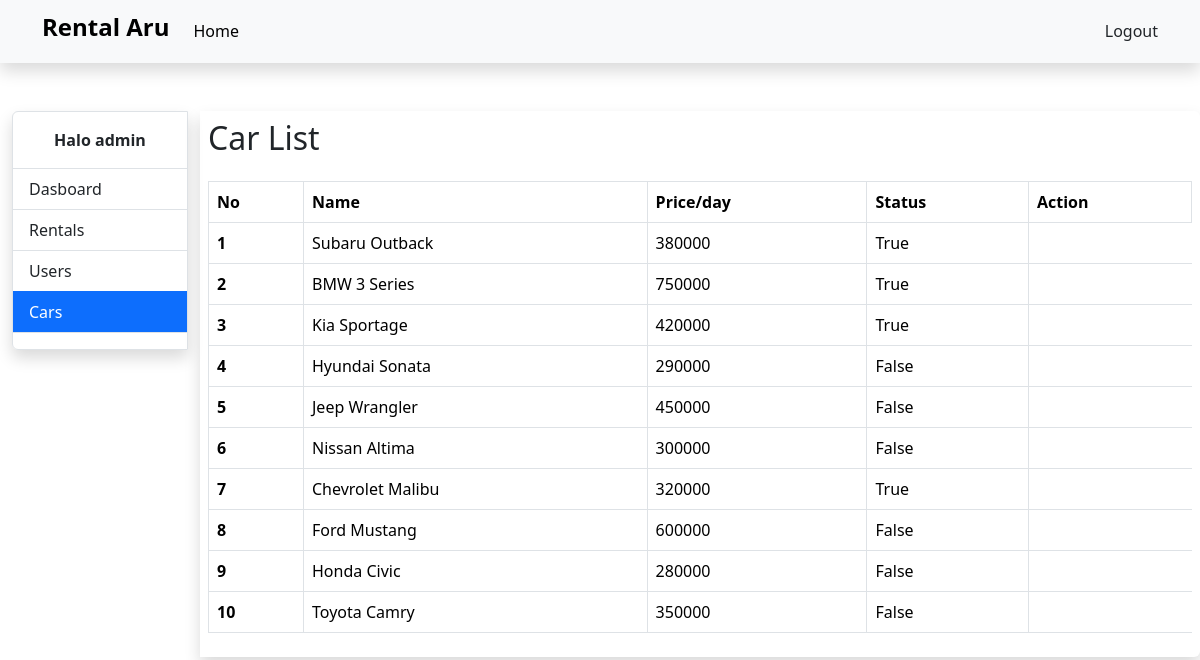
The app's page /cars-page/ (signed in) with its own data.
### base/models.py (models this page shows, shortened)
class Car(models.Model):
    TRANSMISSION_CHOICES = [
        ('automatic', 'Automatic'),
        ('manual', 'Manual'),
    ]
    name = models.CharField(max_length=255)
    car_type = models.CharField(max_length=50)
    price = models.IntegerField(null=True)
    color = models.CharField(max_length=50)
    transmission = models.CharField(max_length=10, choices=TRANSMISSION_CHOICES)
    license_plate = models.CharField(max_length=15, unique=True)
    passenger_capacity = models.IntegerField()
    fuel_capacity = models.DecimalField(max_digits=5, decimal_places=2)
    description = models.TextField(blank=True, null=True)
    picture = models.ImageField(blank=True, null=True)
    is_booked = models.BooleanField(default=False)

### base/views.py (the view)
# urls.py: path('cars-page/', views.cars_page, name='cars_page'),
@login_required(login_url='login_page')
def cars_page(request):
    cars = Car.objects.all()
    context = {
        'cars': cars,
        'page': 'car',
        'name': str(request.user).split()[0]
    }
    return render(request, 'cars_page.html', context)

### account/models.py (called while the page is built)
    def __str__(self):
        return self.full_name

### templates/cars_page.html
{% extends 'base.html' %}
{% block contents %}
<div class="container-fluid">
    <div class="row">
        <div class="col-2">
            {% include 'menu.html' %}
        </div>
        <div class="col-md shadow rounded-end p-2">
            <div class="row mb-3">
                <div class="col-10">
                    <h2>Car List</h2>
                </div>
            </div>
            <div class="table-responsive">
                <table class="table table-bordered">
                    <thead>
                        <tr>
                            <th scope="col">No</th>
                            <th scope="col">Name</th>
                            <th scope="col">Price/day</th>
                            <th scope="col">Status</th>
                            <th scope="col">Action</th>
                        </tr>
                    </thead>
                    <tbody>
                        {% if cars %}
                        {% for car in cars %}
                        <tr>
                            <th scope="col">{{forloop.counter}}</th>
                            <td>{{car.name}}</td>
                            <td>{{car.price}}</td>
                            <td>{{car.is_booked}}</td>
                        </tr>
                        {% endfor %}
                        {% else %}
                        <tr>
                            <td colspan="9" class="text-center">Data not found.</td>
                        </tr>
                        {% endif %}
                    </tbody>
                </table>
            </div>
        </div>
    </div>
</div>
{% endblock %}

### records on screen
Car: name "Subaru Outback", price "380000", is_booked "True"
Car: name "BMW 3 Series", price "750000", is_booked "True"
Car: name "Kia Sportage", price "420000", is_booked "True"
Car: name "Hyundai Sonata", price "290000", is_booked "False"
Car: name "Jeep Wrangler", price "450000", is_booked "False"
Car: name "Nissan Altima", price "300000", is_booked "False"
Car: name "Chevrolet Malibu", price "320000", is_booked "True"
Car: name "Ford Mustang", price "600000", is_booked "False"
Car: name "Honda Civic", price "280000", is_booked "False"
Car: name "Toyota Camry", price "350000", is_booked "False"

### other values on screen
{{ name }} "admin"
